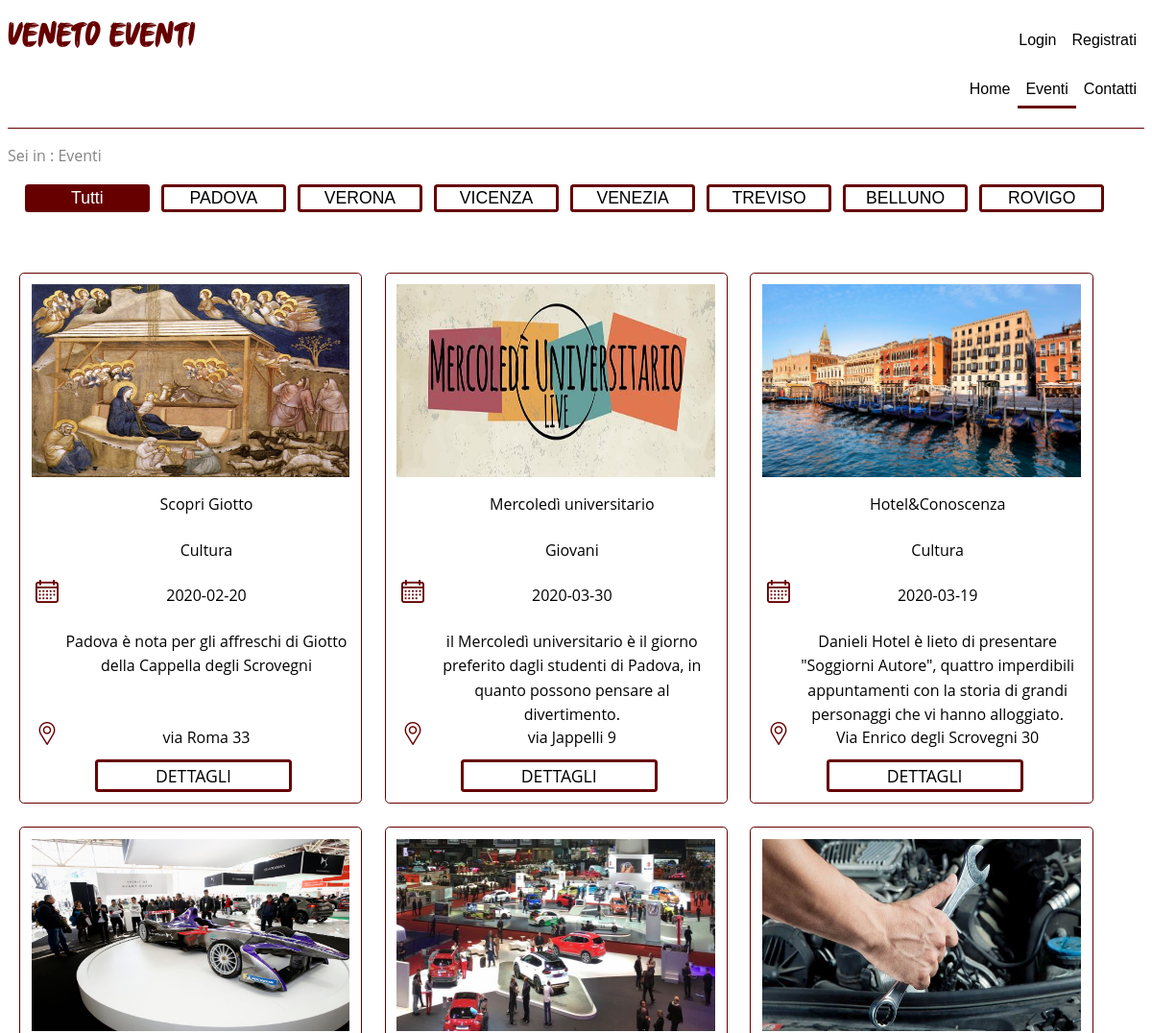
Page /eventi.php (upper part) on the earlier database version.
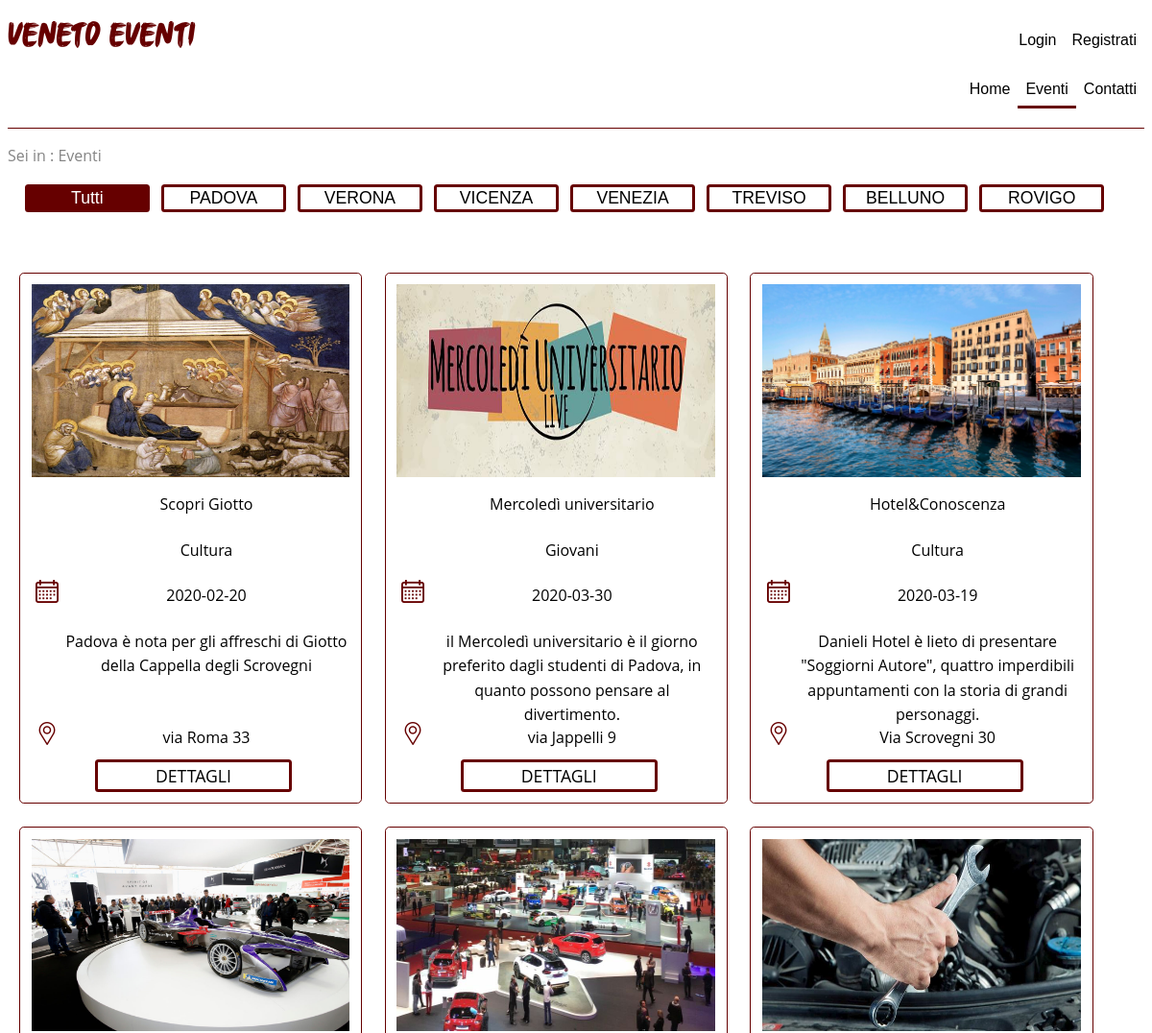
Same page on the later database version.
### tables this page shows
CREATE TABLE `eventi` (
  `ID` int(11) NOT NULL,
  `Titolo` varchar(255) NOT NULL,
  `Descrizione` varchar(500) NOT NULL,
  `Luogo` varchar(255) NOT NULL,
  `Citta` enum('Venezia','Padova','Verona','Vicenza','Belluno','Treviso','Rovigo') NOT NULL,
  `Data` date NOT NULL,
  `Categoria` varchar(255) NOT NULL,
  `Azienda` varchar(255) NOT NULL
);

### eventi.php (the view, shortened to what this page needs)
<!DOCTYPE html PUBLIC "-//W3C//DTD XHTML 1.0 Strict//EN"
    "http://www.w3.org/TR/xhtml1/DTD/xhtml1-strict.dtd">
<html xmlns="http://www.w3.org/1999/xhtml" xml:lang="it" lang="it">
<head>
  <?php
        include_once 'functions.php';
     ?>
  </head>
<div class="home-pt1 eventi-pt1">
       <div id="contenitore-bottoni-citta" class="lista-citta citta-eventi">
        <div class="eventi-sx">
            <div>
              <button class="box-pulsante box-width-11 attivo selezione" onclick="filterSelectionCitta('Tutti')" tabindex="9"> Tutti </button>
              <button class="box-pulsante box-width-11 selezione" onclick="filterSelectionCitta('Padova')" tabindex="10"> PADOVA </button>
              <button class="box-pulsante box-width-11 selezione" onclick="filterSelectionCitta('Verona')" tabindex="11">VERONA</button>
              <button class="box-pulsante box-width-11 selezione" onclick="filterSelectionCitta('Vicenza')" tabindex="12">VICENZA</button>
            </div>
            <div>
              <button class="box-pulsante box-width-11 selezione" onclick="filterSelectionCitta('Venezia')" tabindex="13">VENEZIA</button>
              <button class="box-pulsante box-width-11 selezione" onclick="filterSelectionCitta('Treviso')" tabindex="14">TREVISO</button>
              <button class="box-pulsante box-width-11 selezione" onclick="filterSelectionCitta('Belluno')" tabindex="15">BELLUNO</button>
              <button class="box-pulsante box-width-11 selezione" onclick="filterSelectionCitta('Rovigo')" tabindex="16">ROVIGO</button>
            </div>
        </div>
      </div>
    </div>
  <div class="home-pt3">
<?php
            require_once('functions.php');
            $output=getEventiTutti();
            $outCat="";
            $tab=17;
            if($_SESSION['eventi']===true){
            foreach ($output as $elem) {
                if($elem){
                    $outCat.=   "
                                    <div class='filterDiv ".$elem['Citta']." box-evento ".$elem['Categoria']."'>
                                        <div class='box-img'>
                                            <img class='img-evento' src='".getImg($elem['ID'])."' alt='immagine evento'>
                                        </div>
                                        <div class='box-titolo'>
                                            <div class='box-icona'></div>
                                                <p class='scritte-evento'>".$elem['Titolo']."</p>
                                        </div>
                                        <div class='box-categoria '>
                                            <div class='box-icona'></div>
                                            <p class='scritte-evento'>".$elem['Categoria']."</p>
                                        </div>
                                        <div class='box-data'>
                                            <div class='box-icona'>
                                                <div id= 'calendario'></div>
                                            </div>
                                            <div class='box-data-evento'>
                                                <p class='scritte-evento'>".$elem['Data']."</p>
                                            </div>
                                        </div>
                                        <div class='box-descr'>
                                            <div class='box-icona'></div>
                                            <p class='scritte-evento'> ".$elem['Descrizione']."</p>
                                        </div>
                                        <div class='box-luogo'>
                                            <div class='box-icona'>
                                                <div id='local'></div>
                                            </div>
                                            <div class='box-luogo-evento'>
                                                <p class='scritte-evento'>".$elem['Luogo']."</p>
                                            </div>
                                        </div>
                                        <div class='box-dettagli'>
                                        <div class='box-icona'>
                                            </div>
                                            <div >
                                                <a href='dettagli_evento.php?id=".$elem['ID']."' class='scritte-dettagli selezione link' tabindex='".tabIndex($tab)."'>DETTAGLI</a>
                                            </div>
                                        </div>
                                    </div>
                                    ";
                    }
                    $tab=$tab+1;
            }}
            else{$outCat.= "<p> <h3>Non sono ancora stati inseriti eventi.<h3></p>";}
            echo $outCat;
        ?>
</div>
</body>

Differences in the rows shown:
changed eventi "Hotel&Conoscenza": Descrizione "Danieli Hotel è lieto di presentare \"Soggiorni Autore\", quattro imperdibili appuntamenti con la storia di grandi personaggi che vi hanno alloggiato." → "Danieli Hotel è lieto di presentare \"Soggiorni Autore\", quattro imperdibili appuntamenti con la storia di grandi personaggi."; Luogo "Via Enrico degli Scrovegni 30" → "Via Scrovegni 30"
